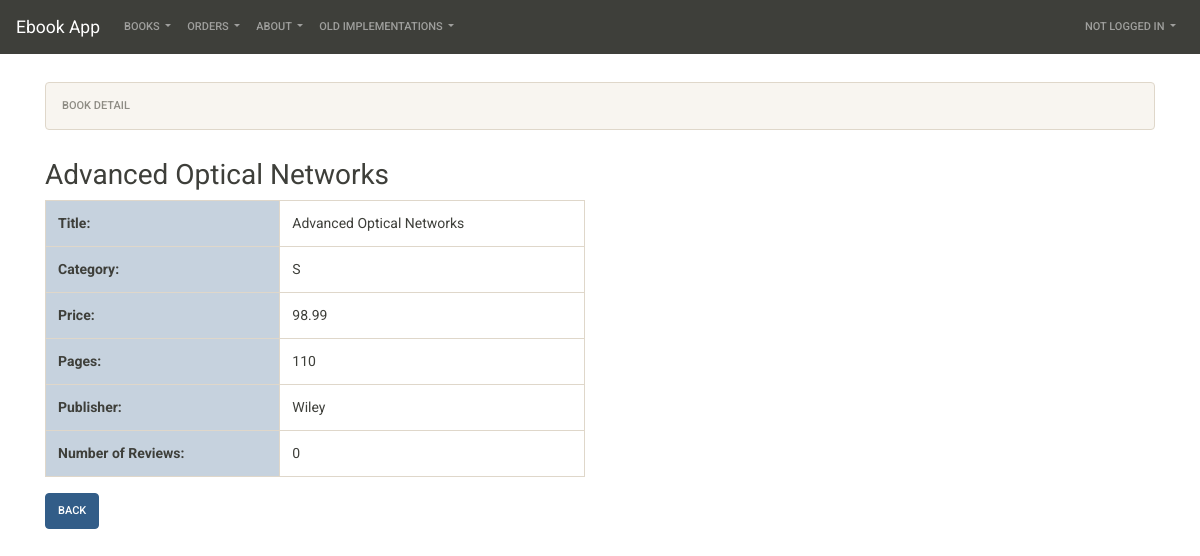
Screenshot of /myapp/1/ with the database file from the repository.
### myapp/models.py (models this page shows, shortened)
class Book(models.Model):
    CATEGORY_CHOICES = [
        ('S', 'Scinece&Tech'),
        ('F', 'Fiction'),
        ('B', 'Biography'),
        ('T', 'Travel'),
        ('O', 'Other')
    ]
    title = models.CharField(max_length=200)
    category = models.CharField(max_length=1, choices=CATEGORY_CHOICES, default='S')
    num_pages = models.PositiveIntegerField(default=100)
    price = models.DecimalField(max_digits=10, decimal_places=2, validators=[MinValueValidator(0), MaxValueValidator(1000)])
    publisher = models.ForeignKey(Publisher, related_name='books', on_delete=models.CASCADE)
    description = models.TextField(blank=True, null=True)
    num_reviews = models.PositiveIntegerField(default=0)

class Publisher(models.Model):
    name = models.CharField(max_length=200)
    website = models.URLField()
    city = models.CharField(max_length=20, blank=True)
    country = models.CharField(max_length=50, default='USA')
    def __str__(self):
        if self.name:
            return self.name
        return super().__str__()

### myapp/views.py (the view)
# urls.py: path('<int:pk>/', views.BookDetailView.as_view(), name='detail'),
class BookDetailView(DetailView):
    model = Book

### myapp/templates/myapp/book_detail.html (shortened to what this page needs)
{% extends 'base.html' %}
{% block breadcrumb %}
    <nav aria-label="breadcrumb">
        <ol class="breadcrumb">
          <li class="breadcrumb-item active" aria-current="page">Book Detail</li>
        </ol>
    </nav>
{% endblock breadcrumb %}
{% block content %}
<h2>{{object.title}}</h2>
<div class="row">
        <div class="col-md-6">
            <table class="table table-bordered">
                <tr>
                    <th class="table-primary">Title:</th>
                    <td>{{object.title}}</td>
                <tr>
                    <th class="table-primary">Category:</th>
                    <td>{{object.category}}</td>
                </tr>
                <tr>
                    <th class="table-primary">Price:</th>
                    <td>{{object.price}}</td>
                </tr>
                <tr>
                    <th class="table-primary">Pages:</th>
                    <td>{{object.num_pages}}</td>
                </tr>
                <tr>
                    <th class="table-primary">Publisher:</th>
                    <td>{{object.publisher}}</td>
                </tr>
                <tr>
                    <th class="table-primary">Number of Reviews:</th>
                    <td>{{object.num_reviews}}</td>
                </tr>
            </table>
        </div>
    </div>
<a class="btn btn-primary" href="{% url 'myapp:books' %}">Back</a>
{% endblock %}

### mysiteF19/templates/base.html (style rules this page uses)
nav { margin-bottom: 2em; }

### rows the page displays
Book: title "Advanced Optical Networks", category "S", price "98.99", num_pages "110", publisher "Wiley", num_reviews "0"
